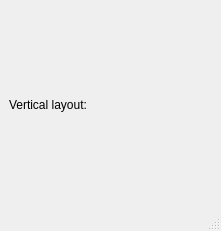
<?xml version="1.0" encoding="UTF-8"?>
<ui version="4.0">
 <class>MainWindow</class>
 <widget class="QMainWindow" name="MainWindow">
  <property name="geometry">
   <rect>
    <x>0</x>
    <y>0</y>
    <width>221</width>
    <height>231</height>
   </rect>
  </property>
  <property name="windowTitle">
   <string>Main Form</string>
  </property>
  <widget class="QWidget" name="centralwidget">
   <layout class="QVBoxLayout" name="verticalLayout_2" stretch="1,100">
    <item>
     <widget class="QLabel" name="label">
      <property name="text">
       <string>Vertical layout:</string>
      </property>
     </widget>
    </item>
    <item>
     <layout class="QVBoxLayout" name="vlayout"/>
    </item>
   </layout>
  </widget>
  <widget class="QMenuBar" name="menubar">
   <property name="geometry">
    <rect>
     <x>0</x>
     <y>0</y>
     <width>221</width>
     <height>21</height>
    </rect>
   </property>
  </widget>
  <widget class="QStatusBar" name="statusbar"/>
 </widget>
 <resources/>
 <connections/>
</ui>
